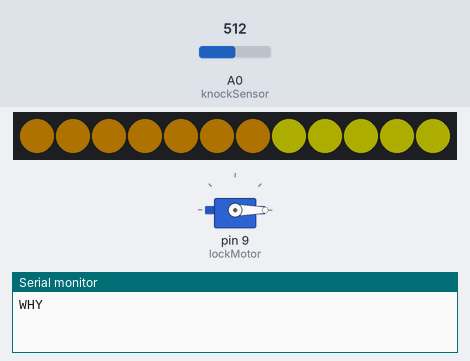
Simulated run of this sketch. Board: Arduino Uno, built with avr-gcc and run on an emulated ATmega328P. Parts: 12 RGB LEDs in strip order, left to right, servo, the last lines printed to the serial monitor. Inputs (shaded band) come from the test bench; at power-on: A0 (knockSensor) = 512. Dim RGB values are drawn brighter than linear.

Above: at 0.7 s.
2.2 s: A0 (knockSensor) set to 110
5.2 s: A0 (knockSensor) set to 97
At 7.0 s:
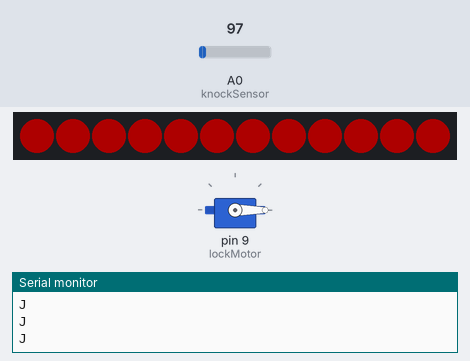
8.1 s: A0 (knockSensor) set to 115
At 8.9 s:
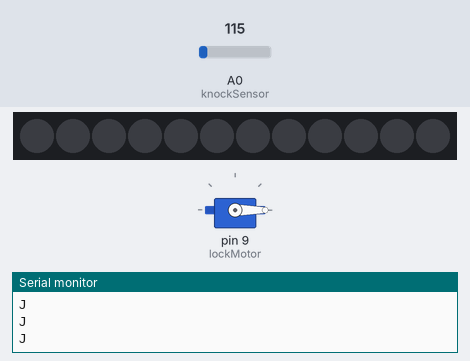
11.1 s: A0 (knockSensor) set to 95
At 12.49 s:
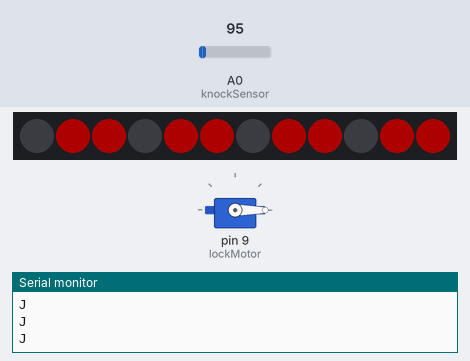
Timing chart, 0 to 14.1 s (numbered marks = the images above; inputs shaded):
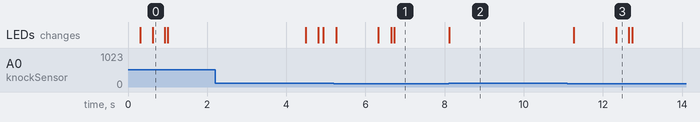

The sketch:

knock-lock.ino
```cpp
#include <Adafruit_NeoPixel.h>
#ifdef __AVR__
  #include <avr/power.h>
#endif

#include <Servo.h>

Servo myServo;
// Pin definitions
const int knockSensor = 0;         // Piezo sensor.
const int recordButton = 2;       // If this is high we program a new code.
const int lockMotor = 9;           // Gear motor used to turn the lock.
const int lockButton = 6;
const int lights = 3;              // LED ring


// Preset constants to tune the device
const int threshold = 105;           // Minimum signal from the piezo to register as a knock
const int rejectValue = 25;        // If an individual knock is off by this percentage of a knock we don't unlock..
const int avgRejectValue = 15; // If the average timing of the knocks is off by this percent we don't unlock.
const int knockFadeTime = 150;     // milliseconds we allow a knock to fade before we listen for another one. (Debounce timer.)

const int maxKnocks = 20;       // Maximum number of knocks to listen for.
const int knockComplete = 1200;     // Longest time to wait for a knock before we assume that it's finished.


// Variables.
int secretCode[maxKnocks] = {50, 25, 25, 50, 100, 50, 0, 0, 0, 0, 0, 0, 0, 0, 0, 0, 0, 0, 0, 0};  // Initial set knock pattern: "Shave and a Hair Cut, two bits."
int knockReadings[maxKnocks];   // When someone knocks this array fills with delays between knocks.
int knockSensorValue = 0;           // Last reading of the knock sensor.
boolean recordButtonPressed = false;   // Flag so we remember the programming button setting at the end of the cycle.
boolean locked = true;

Adafruit_NeoPixel strip = Adafruit_NeoPixel(12, lights, NEO_GRB + NEO_KHZ800);

void setup() {
  strip.begin();
  strip.setBrightness(50);
  strip.show(); // Initialize all pixels to 'off'


  pinMode(lockMotor, OUTPUT);
  pinMode(recordButton, INPUT);
  pinMode(lockButton, INPUT);
  myServo.attach(lockMotor, 600, 23000);
  Serial.begin(9600);
  myServo.write(0);
  Serial.println("WHY");
  // just a little boot up sequence: white to yellow to orange to red
  colorWipe(strip.Color(255, 150, 80), 20);
  colorWipe(strip.Color(255, 255, 0), 20);
  colorWipe(strip.Color(255, 170, 0), 20);
  colorWipe(strip.Color(255, 0, 0), 20);
  myServo.detach();
  Serial.println("HELLO");

}

void loop() {
  Serial.println("J");


  knockSensorValue = analogRead(knockSensor);

  if (!locked) {
      if (digitalRead(recordButton) == HIGH) {
        recordButtonPressed = true;          // saves the state if program button is pressed
        colorWipe(strip.Color(0, 0, 255), 0); // blue
      } else {
        colorWipe(strip.Color(0, 255, 0), 0); // green
      }
  } else {
    recordButtonPressed = false;
    colorWipe(strip.Color(255, 0, 0), 0); // red
  }

  if (knockSensorValue >= threshold && (locked || digitalRead(recordButton) == HIGH)) {
    recordSecretKnock();
  }

  // go from unlocked to locked
  if (!locked && digitalRead(lockButton) == HIGH) {
    myServo.attach(lockMotor, 600, 23000);
    myServo.write(0);
    colorWipe(strip.Color(255, 0, 0), 10); // red
    locked = true;
    myServo.detach();
  }
}

// Records the knock pattern using the timing of the knocks.
void recordSecretKnock() {

  int i = 0;
  // Reset array of knocks.
  for (i = 0; i < maxKnocks; i++) {
    knockReadings[i] = 0;
  }

  int currentKnockNumber = 0;             // Incrementer for the array.
  int startTime = millis();               // serves as a reference for when the knock pattern started
  int now = millis();

  colorWipe(strip.Color(0, 0, 0), 0); // color off
  delay(knockFadeTime);                                 // wait until given knockFadeTime interval passes before we listen to the next one.

  colorWipe(strip.Color(recordButtonPressed ? 0:255, 0, recordButtonPressed ? 255:0), 0); // red or blue, depending on scenario
  do {
    //wait for next knock or wait for it to timeout.
    knockSensorValue = analogRead(knockSensor);
    if (knockSensorValue >= threshold) {                 //got another knock...
      //record the delay time.
      now = millis();
      knockReadings[currentKnockNumber] = now - startTime;
      currentKnockNumber ++;                             //move to next index in array by incrementing the counter
      startTime = now;
      // and reset our timer for the next knock
      colorWipe(strip.Color(0, 0, 0), 0); // color off
      delay(knockFadeTime);                              // again, a little delay to let the knock decay.
      colorWipe(strip.Color(recordButtonPressed ? 0:255, 0, recordButtonPressed ? 255:0), 0); // red or blue, depending on scenario
    }

    now = millis();

    //did we timeout or run out of knocks?
  } while ((now - startTime < knockComplete) && (currentKnockNumber < maxKnocks));

  //check if new knocks are valid knock patterns
  if (!recordButtonPressed) {
    if (locked) {
      if (checkKnock()) {
        unlock();
      } else {
        theaterChase(strip.Color(255, 0, 0), 35); // blue flashing
      }
    }
  } else { // if we're in programming mode and it is unlocked, set the new lock to be this
    if (!locked) {
      checkKnock(); // in programming mode this sets the new lock to be the inputted lock
      theaterChase(strip.Color(0, 0, 255), 35); // blue flashing
    }
  }
}

// runs the servo motor to unlock the door.
void unlock() {
  locked = false;
  int i = 0;
  myServo.attach(lockMotor, 600, 23000);
  myServo.write(90);

  theaterChase(strip.Color(0, 255, 0), 35); // Green flashing
  colorWipe(strip.Color(0, 255, 0), 10); // red
  myServo.detach();
}

// sees if our knock matches secret knock; returns true is knock is valid, false otherwise
boolean checkKnock() {
  int i = 0;

  // check if there are correct number of knocks
  int currentKnockCount = 0;
  int secretKnockCount = 0;
  int maxKnockInterval = 0;               // We use this later to normalize the times.

  for (i = 0; i < maxKnocks; i++) {
    if (knockReadings[i] > 0) {
      currentKnockCount++;
    }
    if (secretCode[i] > 0) {
      secretKnockCount++;
    }

    if (knockReadings[i] > maxKnockInterval) {  // get the data to normalize the time intervals between knocks for later comparison
      maxKnockInterval = knockReadings[i];
    }
  }

  // If we're recording a new knock, save the knock pattern
  if (recordButtonPressed) {
    for (i = 0; i < maxKnocks; i++) { // normalize the times
      secretCode[i] = map(knockReadings[i], 0, maxKnockInterval, 0, 100);
    }
    // And flash the lights in the recorded pattern to let us know it's been programmed.

    // turn ring off and wait a bit before starting
    colorWipe(strip.Color(0, 0, 0), 0); // color off
    delay(400);

    // first flash
    colorWipe(strip.Color(0, 0, 255), 0); // first blue
    delay(30);

    for (i = 0; i < maxKnocks; i++) {
      colorWipe(strip.Color(0, 0, 0), 0); // color off
      if (secretCode[i] > 0) {
        delay( map(secretCode[i], 0, 100, 0, maxKnockInterval)); // Expand the time back out to what it was.  Roughly.
        colorWipe(strip.Color(0, 0, 255), 0); // blink blue
        delay(30);
      }
    }
    delay(200);
    return false;   // Lock remains locked if new knock pattern is being recorred
  }

  if (currentKnockCount != secretKnockCount) {
    return false;
  }

  //compare relative intervals between the knocks to see if it is the same pattern, just at a different speed
  int totaltimeDifferences = 0;
  int timeDiff = 0;
  //time between knocks relative to one another are then compared (i.e. slow/fast)
  for (i = 0; i < maxKnocks; i++) {
    knockReadings[i] = map(knockReadings[i], 0, maxKnockInterval, 0, 100);
    timeDiff = abs(knockReadings[i] - secretCode[i]);
    if (timeDiff > rejectValue) { // compares time interval between knocks between our set value at which too much time has passed to register knock
      return false;
    }
    totaltimeDifferences += timeDiff;
  }
  // rejects knock attempt if the pattern is too off.
  if (totaltimeDifferences / secretKnockCount > avgRejectValue) {
    return false;
  }
  return true;

}

// LED ring functions

// fill each light one by one in a circle
void colorWipe(uint32_t c, uint8_t wait) {
  for(uint16_t i=0; i<strip.numPixels(); i++) {
    strip.setPixelColor(i, c);
    strip.show();
    delay(wait);
  }
}

//Theatre-style crawling lights.
void theaterChase(uint32_t c, uint8_t wait) {
  for (int j=0; j<4; j++) {  //do 5 cycles of chasing
    for (int q=0; q < 3; q++) {
      for (uint16_t i=0; i < strip.numPixels(); i=i+3) {
        strip.setPixelColor(i+q, c);    //turn every third pixel on
      }
      strip.show();

      delay(wait);

      for (uint16_t i=0; i < strip.numPixels(); i=i+3) {
        strip.setPixelColor(i+q, 0);        //turn every third pixel off
      }
    }
  }
}
```

Measured:
- the behaviour switches between 105 and 104 on A0 (knockSensor) (found by bisection; images 0 and 1)
- after the input at 5.2 s, the LEDs: change after 0.06 s (image 1)
- after the input at 8.1 s, the LEDs: change at once (image 2)
